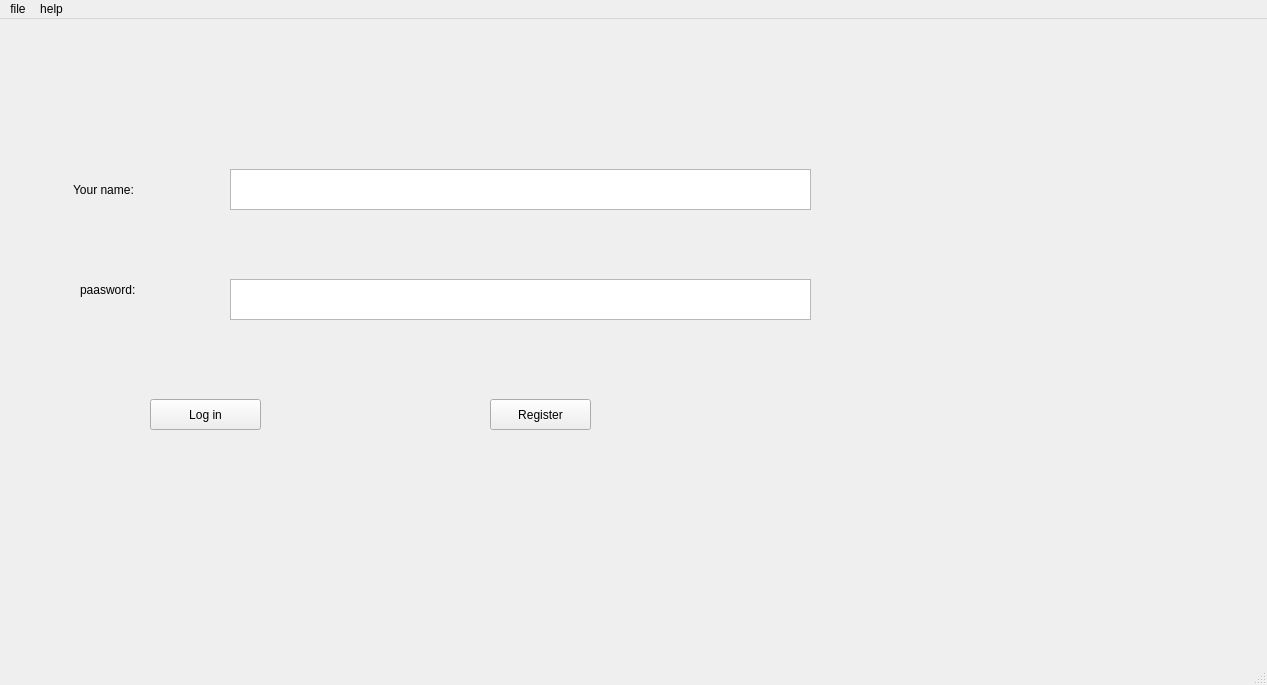
<?xml version="1.0" encoding="UTF-8"?>
<ui version="4.0">
 <class>MainWindow</class>
 <widget class="QMainWindow" name="MainWindow">
  <property name="geometry">
   <rect>
    <x>0</x>
    <y>0</y>
    <width>1267</width>
    <height>685</height>
   </rect>
  </property>
  <property name="windowTitle">
   <string>MainWindow</string>
  </property>
  <widget class="QWidget" name="centralwidget">
   <widget class="QLabel" name="label">
    <property name="geometry">
     <rect>
      <x>73</x>
      <y>150</y>
      <width>131</width>
      <height>41</height>
     </rect>
    </property>
    <property name="styleSheet">
     <string notr="true">font: 75 16pt &quot;Arial&quot;;</string>
    </property>
    <property name="text">
     <string>Your name:</string>
    </property>
   </widget>
   <widget class="QTextEdit" name="textEdit">
    <property name="geometry">
     <rect>
      <x>230</x>
      <y>150</y>
      <width>581</width>
      <height>41</height>
     </rect>
    </property>
   </widget>
   <widget class="QLabel" name="label_2">
    <property name="geometry">
     <rect>
      <x>80</x>
      <y>255</y>
      <width>111</width>
      <height>31</height>
     </rect>
    </property>
    <property name="styleSheet">
     <string notr="true">font: 16pt &quot;Arial&quot;;</string>
    </property>
    <property name="text">
     <string>paasword:</string>
    </property>
   </widget>
   <widget class="QTextEdit" name="textEdit_2">
    <property name="geometry">
     <rect>
      <x>230</x>
      <y>260</y>
      <width>581</width>
      <height>41</height>
     </rect>
    </property>
   </widget>
   <widget class="QPushButton" name="pushButton">
    <property name="geometry">
     <rect>
      <x>150</x>
      <y>380</y>
      <width>111</width>
      <height>31</height>
     </rect>
    </property>
    <property name="styleSheet">
     <string notr="true">font: 16pt &quot;Arial&quot;;</string>
    </property>
    <property name="text">
     <string>Log in</string>
    </property>
   </widget>
   <widget class="QPushButton" name="pushButton_2">
    <property name="geometry">
     <rect>
      <x>490</x>
      <y>380</y>
      <width>101</width>
      <height>31</height>
     </rect>
    </property>
    <property name="styleSheet">
     <string notr="true">font: 16pt &quot;Arial&quot;;</string>
    </property>
    <property name="text">
     <string>Register</string>
    </property>
   </widget>
  </widget>
  <widget class="QMenuBar" name="menubar">
   <property name="geometry">
    <rect>
     <x>0</x>
     <y>0</y>
     <width>1267</width>
     <height>23</height>
    </rect>
   </property>
   <widget class="QMenu" name="menufile">
    <property name="title">
     <string>file</string>
    </property>
    <addaction name="actionexit"/>
   </widget>
   <widget class="QMenu" name="menuhelp">
    <property name="title">
     <string>help</string>
    </property>
    <addaction name="actionabout"/>
   </widget>
   <addaction name="menufile"/>
   <addaction name="menuhelp"/>
  </widget>
  <widget class="QStatusBar" name="statusbar"/>
  <action name="actionexit">
   <property name="text">
    <string>exit</string>
   </property>
  </action>
  <action name="actionabout">
   <property name="text">
    <string>about</string>
   </property>
  </action>
 </widget>
 <resources/>
 <connections/>
</ui>
